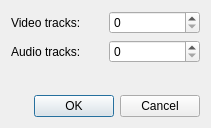
<?xml version="1.0" encoding="UTF-8"?>
<ui version="4.0">
 <author>
SPDX-FileCopyrightText: none
SPDX-License-Identifier: GPL-3.0-only OR LicenseRef-KDE-Accepted-GPL
 </author>
 <class>NewTimeline_UI</class>
 <widget class="QDialog" name="NewTimeline_UI">
  <property name="geometry">
   <rect>
    <x>0</x>
    <y>0</y>
    <width>211</width>
    <height>128</height>
   </rect>
  </property>
  <property name="windowTitle">
   <string>Dialog</string>
  </property>
  <layout class="QGridLayout" name="gridLayout">
   <item row="0" column="0">
    <widget class="QLabel" name="label_video_tracks">
     <property name="text">
      <string>Video tracks:</string>
     </property>
    </widget>
   </item>
   <item row="0" column="1">
    <widget class="QSpinBox" name="video_tracks"/>
   </item>
   <item row="1" column="0">
    <widget class="QLabel" name="label_audio_tracks">
     <property name="text">
      <string>Audio tracks:</string>
     </property>
    </widget>
   </item>
   <item row="1" column="1">
    <widget class="QSpinBox" name="audio_tracks"/>
   </item>
   <item row="2" column="0">
    <spacer name="verticalSpacer">
     <property name="orientation">
      <enum>Qt::Vertical</enum>
     </property>
     <property name="sizeHint" stdset="0">
      <size>
       <width>20</width>
       <height>0</height>
      </size>
     </property>
    </spacer>
   </item>
   <item row="3" column="0" colspan="2">
    <widget class="QDialogButtonBox" name="buttonBox">
     <property name="orientation">
      <enum>Qt::Horizontal</enum>
     </property>
     <property name="standardButtons">
      <set>QDialogButtonBox::Cancel|QDialogButtonBox::Ok</set>
     </property>
    </widget>
   </item>
  </layout>
 </widget>
 <resources/>
 <connections>
  <connection>
   <sender>buttonBox</sender>
   <signal>accepted()</signal>
   <receiver>NewTimeline_UI</receiver>
   <slot>accept()</slot>
   <hints>
    <hint type="sourcelabel">
     <x>248</x>
     <y>254</y>
    </hint>
    <hint type="destinationlabel">
     <x>157</x>
     <y>274</y>
    </hint>
   </hints>
  </connection>
  <connection>
   <sender>buttonBox</sender>
   <signal>rejected()</signal>
   <receiver>NewTimeline_UI</receiver>
   <slot>reject()</slot>
   <hints>
    <hint type="sourcelabel">
     <x>316</x>
     <y>260</y>
    </hint>
    <hint type="destinationlabel">
     <x>286</x>
     <y>274</y>
    </hint>
   </hints>
  </connection>
 </connections>
</ui>
